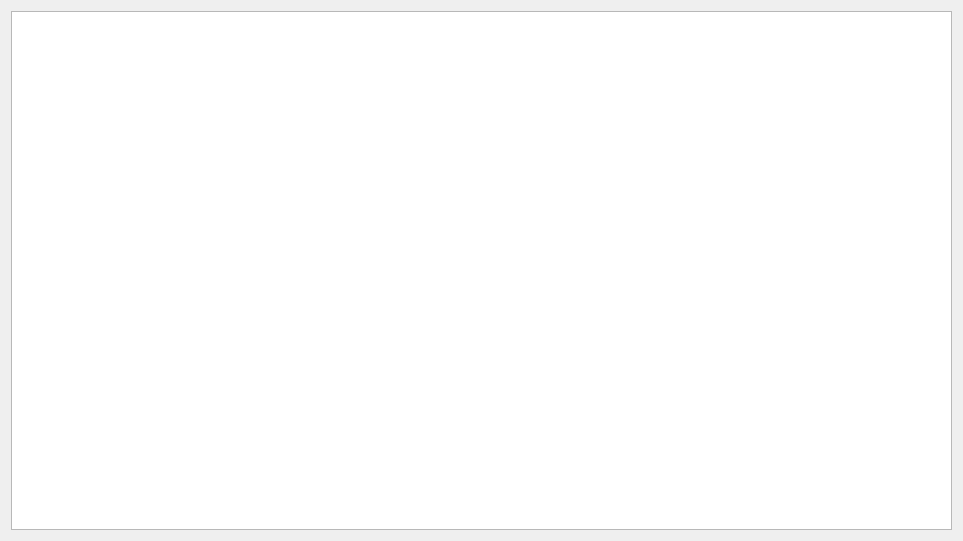
<?xml version="1.0" encoding="UTF-8"?>
<ui version="4.0">
 <class>Form</class>
 <widget class="QWidget" name="Form">
  <property name="geometry">
   <rect>
    <x>0</x>
    <y>0</y>
    <width>963</width>
    <height>541</height>
   </rect>
  </property>
  <property name="windowTitle">
   <string>Form</string>
  </property>
  <layout class="QGridLayout" name="gridLayout_2">
   <item row="0" column="0">
    <layout class="QGridLayout" name="gridLayout">
     <item row="0" column="0">
      <widget class="QTableWidget" name="tableWidget"/>
     </item>
    </layout>
   </item>
  </layout>
 </widget>
 <resources/>
 <connections/>
</ui>
